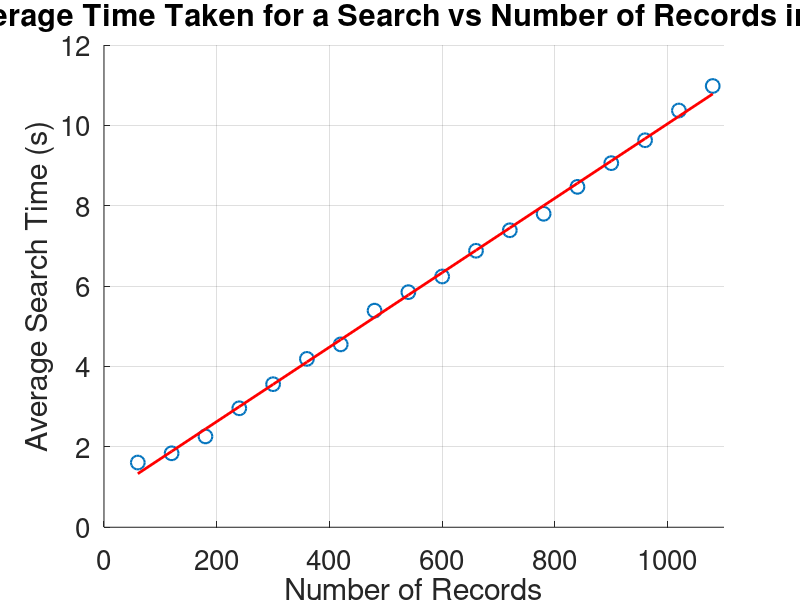

Write the MATLAB code that produced this figure.
% GraphPlot.m
%------------------------------------------------%
% By: Adam Hastings
% Date: 14th April 2024
% Module: ELEC5870M - Individual Project
% Description:
%------------------------------------------------%
% A short program which plots a performance graph
%------------------------------------------------%

% Clear everything
clear; 

% Generate x values
x = 60:60:1120;

% Example y values
y = [1.61,1.84,2.26,2.96,3.56,4.19,4.55,5.39,5.85,6.24,6.88,7.39,7.80,8.47,9.06,9.63,10.37,10.98];

% Plot the inductor current curve
figure(1)
fig1 = scatter(x, y, 'bx', 'LineWidth', 1.5, 'SizeData', 100);
grid on
hold on

p = polyfit(x, y, 1);

% Evaluate the polynomial at x values to get y values for the line of best fit
y_fit = polyval(p, x);

% Plot the line of best fit
fig1 = plot(x, y_fit, 'r-', 'LineWidth', 2);

title('Average Time Taken for a Search vs Number of Records in File')
set(gca,'FontSize',20)
set(fig1,'LineWidth',2)
xlabel('Number of Records')
ylabel('Average Search Time (s)')
xlim([0 1100])
ylim([0 12])